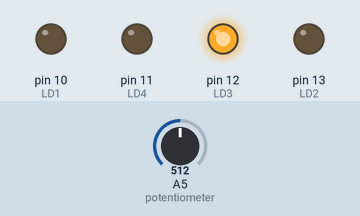
Simulated run of this sketch. Board: Arduino Uno, built with avr-gcc and run on an emulated ATmega328P. Parts: output pins drawn as LEDs (lit = HIGH). The test bench sets the inputs (shaded band); at power-on: A5 (potentiometer) = 512. What the sketch prints to the serial monitor is not drawn.

Above: at 1.2 s.
1.3 s: A5 (potentiometer) set to 525
At 2.5 s:
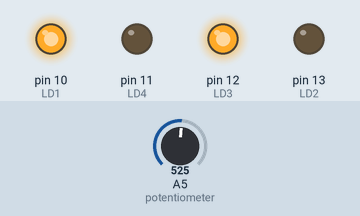
2.8 s: A5 (potentiometer) set to 716
At 3.8 s:
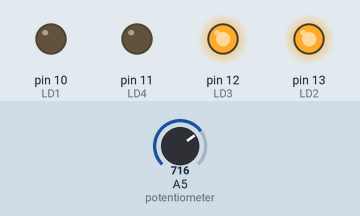
4.3 s: A5 (potentiometer) set to 739
At 4.8 s:
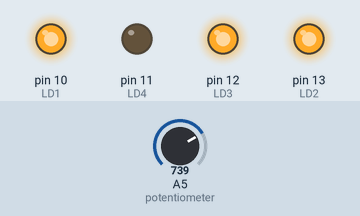
5.8 s: A5 (potentiometer) set to 900
At 7.0 s:
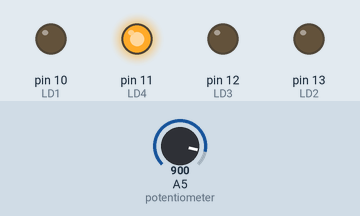
7.3 s: A5 (potentiometer) set to 944
At 8.3 s:
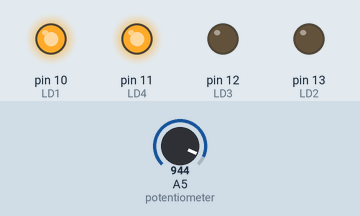
8.8 s: A5 (potentiometer) set to 511
At 9.4 s:
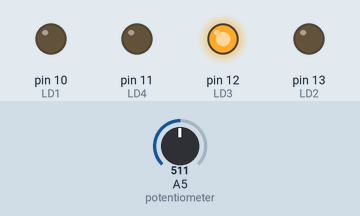
Timing chart, 0 to 11.3 s (numbered marks = the images above; inputs shaded):
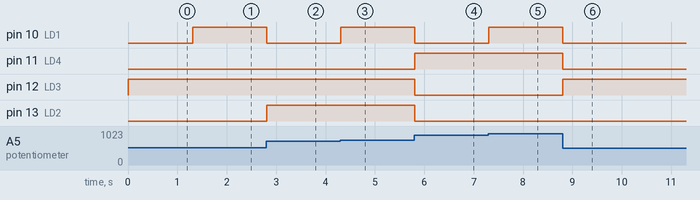

Measured:
- the behaviour switches between 516 and 517 on A5 (potentiometer) (found by bisection; images 0 and 1)
- the behaviour switches between 723 and 724 on A5 (potentiometer) (found by bisection; images 2 and 3)
- the behaviour switches between 929 and 930 on A5 (potentiometer) (found by bisection; images 4 and 5)
- after the input at 1.3 s, pin 10 (LD1): LOW → HIGH at once
- after the input at 2.8 s, pin 10 (LD1): HIGH → LOW at once; pin 13 (LD2): LOW → HIGH at once
- after the input at 4.3 s, pin 10 (LD1): LOW → HIGH at once
- after the input at 5.8 s, pin 10 (LD1), pin 12 (LD3), pin 13 (LD2): HIGH → LOW at once; pin 11 (LD4): LOW → HIGH at once
- after the input at 7.3 s, pin 10 (LD1): LOW → HIGH at once
- after the input at 8.8 s, pin 10 (LD1), pin 11 (LD4): HIGH → LOW at once; pin 12 (LD3): LOW → HIGH at once

The sketch:

r3_software_module1.ino
```cpp
int LD1 = 10, LD2 = 13, LD3 = 12, LD4 = 11; // Input pins of left decoder
int RD2 = 2, RD3 = 3, RD4 = 4, RD1 = 5;     //Input pins of right decoder

int firstDigit, lastDigit, potMeter, count;  //Creating required variables

void setup() {                      //Setting Pins as Input(Potentiometer) and Output(Decoder)
 pinMode(potMeter,INPUT);
 pinMode(LD1,OUTPUT);
 pinMode(LD2,OUTPUT);
 pinMode(LD3,OUTPUT);
 pinMode(LD4,OUTPUT);
 pinMode(LD1,OUTPUT);
 pinMode(LD2,OUTPUT);
 pinMode(LD3,OUTPUT);
 pinMode(LD4,OUTPUT);

 Serial.begin(9600);
}

void loop() {

int potMeter = analogRead(A5);   //The potentiometer is Wiper is connected to the Analog pin 5 of the Arduino

  potMeter = map(potMeter,0,1023,0,99);       //The Range of Potentiometer is 0-1023. The 7-segment Displays should show values
                                              //ranging from 0-99. So map() is used to convert 1024 values of potentiometer to 100.
  Serial.println(potMeter);                   //Printing values of the potentiometer in the Serial Monitor

  count = log10(potMeter);                  //Counting the values inputted by the potentiometer

  firstDigit = potMeter % 10;               //Reading firstDigit

  lastDigit = potMeter / pow(10,count);     //Reading lastDigit


 rightSevenSeg(firstDigit);                 //Calling function rightSevenSeg
 leftSevenSeg(lastDigit);                   //Calling function leftSevenSeg

}

  void rightSevenSeg(int firstDigit){         //Binary input sent by the CD4511 is converted to Decimal Value which is
  switch(firstDigit){                       //shown of the 7-Segment Display. In this case for the right Display.
    case 0:

    digitalWrite(RD1,LOW);
    digitalWrite(RD2,LOW);
    digitalWrite(RD3,LOW);
    digitalWrite(RD4,LOW);
    break;

    case 1:
    digitalWrite(RD1,HIGH);
    digitalWrite(RD2,LOW);
    digitalWrite(RD3,LOW);
    digitalWrite(RD4,LOW);
    break;

    case 2:
    digitalWrite(RD1,LOW);
    digitalWrite(RD2,HIGH);
    digitalWrite(RD3,LOW);
    digitalWrite(RD4,LOW);
    break;

    case 3:
    digitalWrite(RD1,HIGH);
    digitalWrite(RD2,HIGH);
    digitalWrite(RD3,LOW);
    digitalWrite(RD4,LOW);
    break;

    case 4:
    digitalWrite(RD1,LOW);
    digitalWrite(RD2,LOW);
    digitalWrite(RD3,HIGH);
    digitalWrite(RD4,LOW);
    break;

    case 5:
    digitalWrite(RD1,HIGH);
    digitalWrite(RD2,LOW);
    digitalWrite(RD3,HIGH);
    digitalWrite(RD4,LOW);
    break;

    case 6:
    digitalWrite(RD1,LOW);
    digitalWrite(RD2,HIGH);
    digitalWrite(RD3,HIGH);
    digitalWrite(RD4,LOW);
    break;

    case 7:
    digitalWrite(RD1,HIGH);
    digitalWrite(RD2,HIGH);
    digitalWrite(RD3,HIGH);
    digitalWrite(RD4,LOW);
    break;

    case 8:
    digitalWrite(RD1,LOW);
    digitalWrite(RD2,LOW);
    digitalWrite(RD3,LOW);
    digitalWrite(RD4,HIGH);
    break;

    case 9:
    digitalWrite(RD1,HIGH);
    digitalWrite(RD2,LOW);
    digitalWrite(RD3,LOW);
    digitalWrite(RD4,HIGH);
    break;

    }
  }

  void leftSevenSeg(int lastDigit){           //Binary input sent by the CD4511 is converted to Decimal Value which is
  switch(lastDigit){                        //shown of the 7-Segment Display. In this case for the left Display.
    case 0:

    digitalWrite(LD1,LOW);
    digitalWrite(LD2,LOW);
    digitalWrite(LD3,LOW);
    digitalWrite(LD4,LOW);
    break;

    case 1:
    digitalWrite(LD1,HIGH);
    digitalWrite(LD2,LOW);
    digitalWrite(LD3,LOW);
    digitalWrite(LD4,LOW);
    break;

    case 2:
    digitalWrite(LD1,LOW);
    digitalWrite(LD2,HIGH);
    digitalWrite(LD3,LOW);
    digitalWrite(LD4,LOW);
    break;

    case 3:
    digitalWrite(LD1,HIGH);
    digitalWrite(LD2,HIGH);
    digitalWrite(LD3,LOW);
    digitalWrite(LD4,LOW);
    break;

    case 4:
    digitalWrite(LD1,LOW);
    digitalWrite(LD2,LOW);
    digitalWrite(LD3,HIGH);
    digitalWrite(LD4,LOW);
    break;

    case 5:
    digitalWrite(LD1,HIGH);
    digitalWrite(LD2,LOW);
    digitalWrite(LD3,HIGH);
    digitalWrite(LD4,LOW);
    break;

    case 6:
    digitalWrite(LD1,LOW);
    digitalWrite(LD2,HIGH);
    digitalWrite(LD3,HIGH);
    digitalWrite(LD4,LOW);
    break;

    case 7:
    digitalWrite(LD1,HIGH);
    digitalWrite(LD2,HIGH);
    digitalWrite(LD3,HIGH);
    digitalWrite(LD4,LOW);
    break;

    case 8:
    digitalWrite(LD1,LOW);
    digitalWrite(LD2,LOW);
    digitalWrite(LD3,LOW);
    digitalWrite(LD4,HIGH);
    break;

    case 9:
    digitalWrite(LD1,HIGH);
    digitalWrite(LD2,LOW);
    digitalWrite(LD3,LOW);
    digitalWrite(LD4,HIGH);
    break;

    }
  }
```
